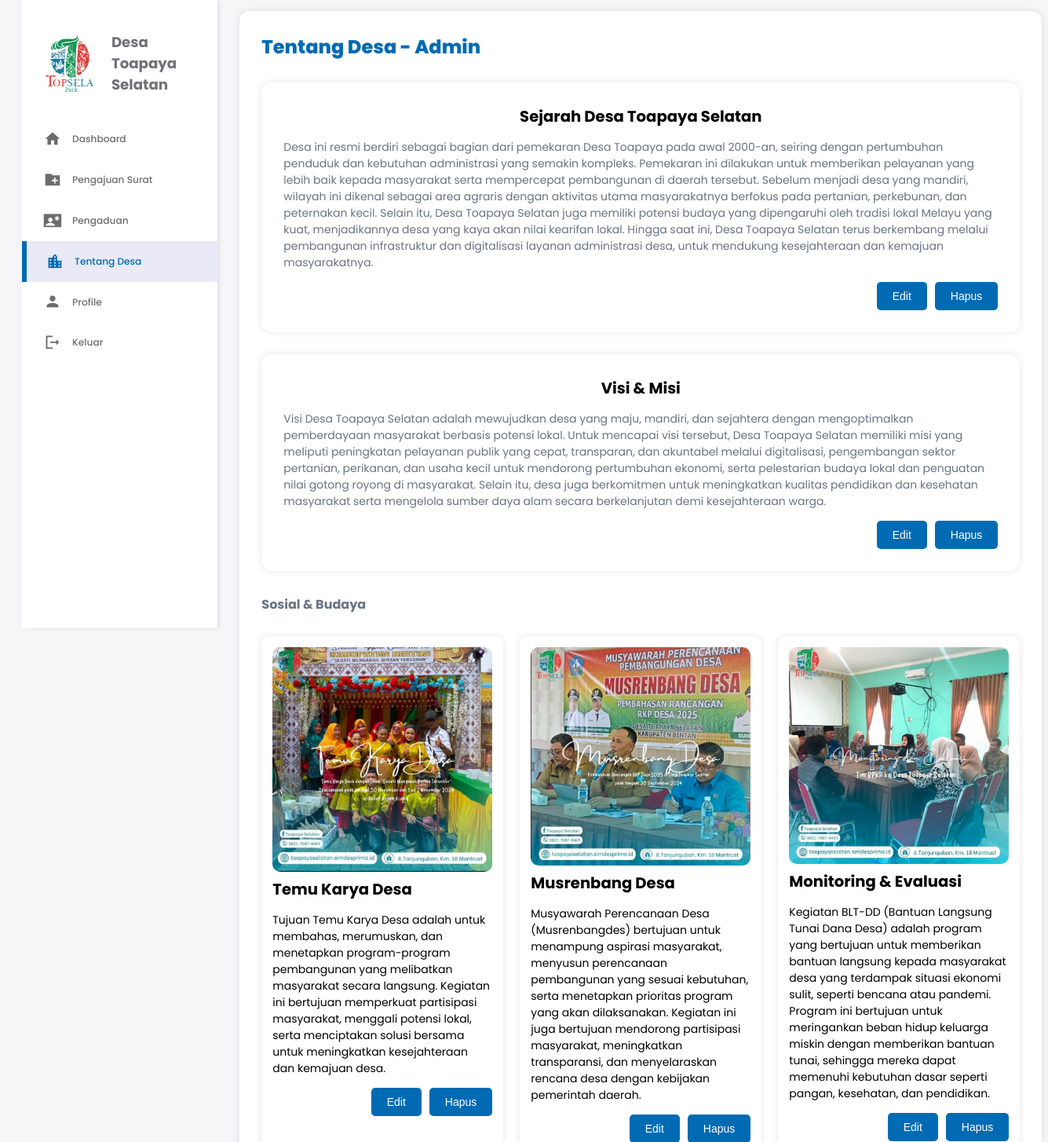
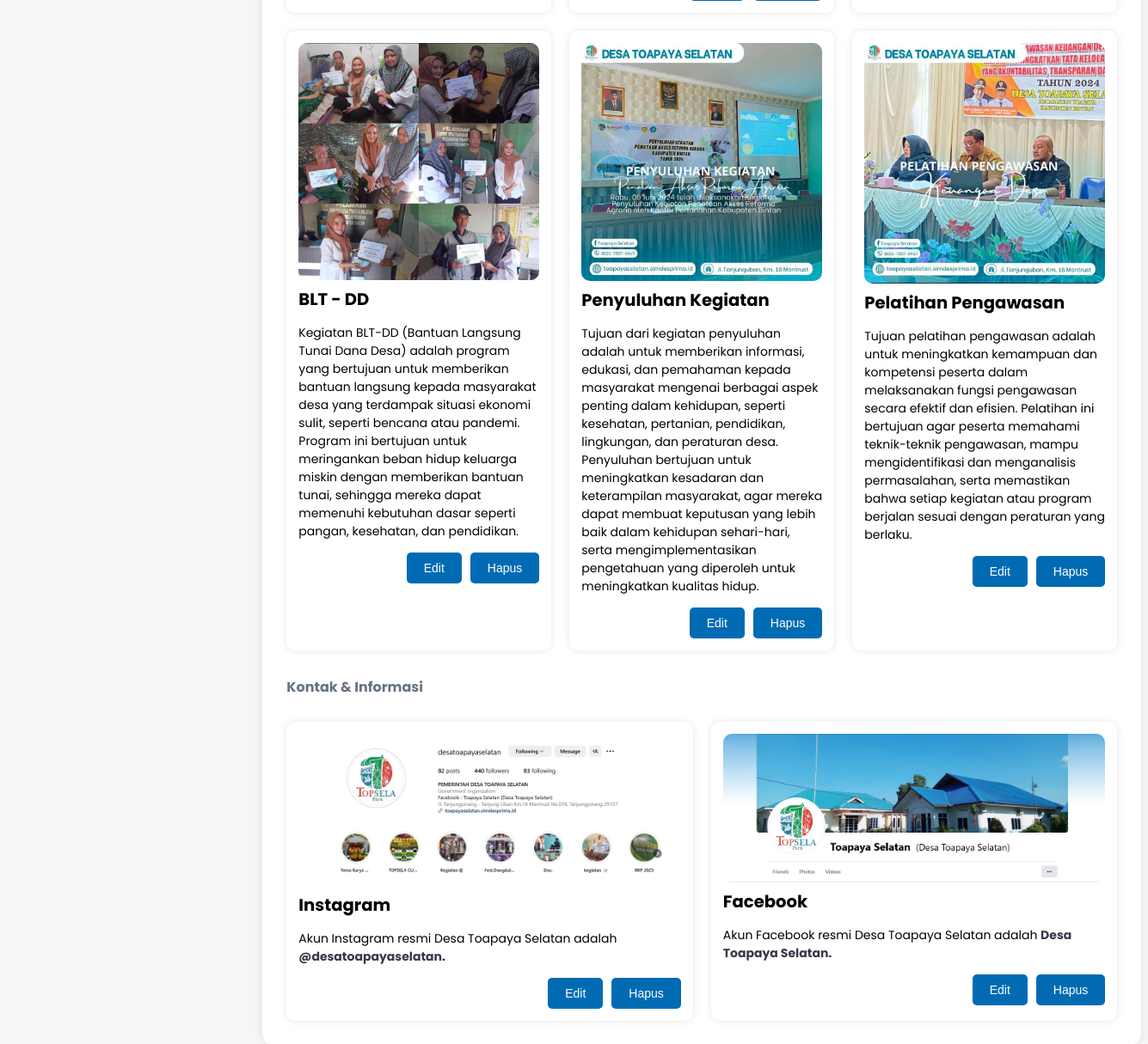
/desa_toapaya_selatan/tentang-desa.php, run on the app's committed database (2 pictures, top to bottom).
### tables this page shows
CREATE TABLE `informasi_desa` (
  `id` int(11) NOT NULL,
  `judul` varchar(255) NOT NULL,
  `konten` text NOT NULL
);

CREATE TABLE `sosial_budaya` (
  `id` int(11) NOT NULL,
  `judul` varchar(255) NOT NULL,
  `deskripsi` text NOT NULL,
  `gambar` varchar(255) DEFAULT NULL
);

CREATE TABLE `kontak_informasi` (
  `id` int(11) NOT NULL,
  `jenis` varchar(255) NOT NULL,
  `konten` text NOT NULL,
  `gambar` varchar(255) DEFAULT NULL
);

### desa_toapaya_selatan/tentang-desa.php (the view, shortened to what this page needs)
<?php
include 'config.php';
$sql = "SELECT * FROM informasi_desa";
$result = $conn->query($sql);
$informasi = [];
if ($result && $result->num_rows > 0) {
    while ($row = $result->fetch_assoc()) {
        $informasi[] = $row;
    }
}
$sql_sosial_budaya = "SELECT * FROM sosial_budaya";
$result_sosial_budaya = $conn->query($sql_sosial_budaya);
$sosial_budaya = [];
if ($result_sosial_budaya && $result_sosial_budaya->num_rows > 0) {
    while ($row = $result_sosial_budaya->fetch_assoc()) {
        $sosial_budaya[] = $row;
    }
}
$sql_kontak = "SELECT * FROM kontak_informasi";
$result_kontak = $conn->query($sql_kontak);
$kontak_informasi = [];
if ($result_kontak && $result_kontak->num_rows > 0) {
    while ($row = $result_kontak->fetch_assoc()) {
        $kontak_informasi[] = $row;
    }
}
?>
<!DOCTYPE html>
<html lang="en">
<head>
  <link rel="stylesheet" href="tentang-desa.css">
</head>
<body>
  <div class="container">
    <aside>
      <div class="top">
        <div class="logo">
          <img src="logo.jpg" alt="Logo">
          <h2 class="text-muted">Desa Toa<span class="danger">paya Selatan</span></h2>
        </div>
      </div>
      <div class="sidebar">
        <a href="dashboard.php">
          <span class="material-icons-sharp">home</span>
          <h3>Dashboard</h3>
        </a>
        <a href="Pengajuan-surat.php">
          <span class="material-icons-sharp">create_new_folder</span>
          <h3>Pengajuan Surat</h3>
        </a>
        <a href="pengaduan.php">
          <span class="material-icons-sharp">contact_emergency</span>
          <h3>Pengaduan</h3>
        </a>
        <a href="tentang-desa.php" class="active">
          <span class="material-icons-sharp">location_city</span>
          <h3>Tentang Desa</h3>
        </a>
        <a href="profile.php">
          <span class="material-icons-sharp">person</span>
          <h3>Profile</h3>
        </a>
        <a href="index.html" id="logout">
          <span class="material-icons-sharp">logout</span>
          <h3>Keluar</h3>
        </a>
      </div>
    </aside>
    <main class="content">
      <h1>Tentang Desa - Admin</h1>
      <?php foreach ($informasi as $info): ?>
        <div class="container-placeholder">
          <div class="content-placeholder">
            <h2><?php echo $info['judul']; ?></h2>
            <p><?php echo nl2br($info['konten']); ?></p>
            <div class="button-container">
              <button class="edit">
                <a href="edit_desa.php?id=<?php echo $info['id']; ?>">Edit</a>
              </button>
              <button class="delete">
                <a href="delete_desa.php?id=<?php echo $info['id']; ?>" onclick="return confirm('Yakin ingin menghapus data ini?');">Hapus</a>
              </button>
            </div>
          </div>
        </div>
      <?php endforeach; ?>
      <h3>Sosial & Budaya</h3>
      <div class="container-placeholder" id="sosial-budaya">
        <?php foreach ($sosial_budaya as $item): ?>
          <div class="content-placeholder">
            <img src="<?php echo $item['gambar']; ?>" alt="Gambar">
            <h2><?php echo $item['judul']; ?></h2>
            <p><?php echo nl2br($item['deskripsi']); ?></p>
            <div class="button-container">
              <button class="edit">
                <a href="edit_sosial.php?id=<?php echo $item['id']; ?>">Edit</a>
              </button>
              <button class="delete">
                <a href="delete_sosial.php?id=<?php echo $item['id']; ?>" onclick="return confirm('Yakin ingin menghapus data ini?');">Hapus</a>
              </button>
            </div>
          </div>
        <?php endforeach; ?>
      </div>
      <h3>Kontak & Informasi</h3>
      <div class="container-placeholder" id="kontak">
        <?php foreach ($kontak_informasi as $kontak): ?>
          <div class="content-placeholder">
            <?php if (!empty($kontak['gambar'])): ?>
              <img src="<?php echo $kontak['gambar']; ?>" alt="Gambar <?php echo $kontak['jenis']; ?>">
            <?php endif; ?>
            <h2><?php echo $kontak['jenis']; ?></h2>
            <p><?php echo nl2br($kontak['konten']); ?></p>
            <div class="button-container">
              <button class="edit">
                <a href="edit_kontak.php?id=<?php echo $kontak['id']; ?>">Edit</a>
              </button>
              <button class="delete">
                <a href="delete_kontak.php?id=<?php echo $kontak['id']; ?>" onclick="return confirm('Yakin ingin menghapus data ini?');">Hapus</a>
              </button>
            </div>
          </div>
        <?php endforeach; ?>
      </div>
    </main>
  </div>
</body>
</html>

### desa_toapaya_selatan/tentang-desa.php (style rules this page uses)
button { border: none; background-color: white; padding: 0px 0px; font-size: 14px; cursor: pointer; transition: all 0.3s ease; text-align: center; margin-left: 10px; }
button a { color: white; text-decoration: none; }
.button-container { display: flex; justify-content: flex-end; }

### data on the page
informasi_desa: judul "Sejarah Desa Toapaya Selatan", konten "Desa ini resmi berdiri sebagai bagian dari pemekaran Desa Toapaya pada awal 2000-an, seiring dengan pertumbuhan penduduk dan kebutuhan administrasi yang semakin kompleks. Pemekaran ini dilakukan untuk memberikan pelayanan yang lebih baik kepada masyarakat serta mempercepat pembangunan di daerah tersebut. Sebelum menjadi desa yang mandiri, wilayah ini dikenal sebagai area agraris dengan aktivitas utama masyarakatnya berfokus pada pertanian, perkebunan, dan peternakan kecil. Selain itu, Desa Toapaya Selatan juga memiliki potensi budaya yang dipengaruhi oleh tradisi lokal Melayu yang kuat, menjadikannya desa yang kaya akan nilai kearifan lokal. Hingga saat ini, Desa Toapaya Selatan terus…"
informasi_desa: judul "Visi & Misi", konten "Visi Desa Toapaya Selatan adalah mewujudkan desa yang maju, mandiri, dan sejahtera dengan mengoptimalkan pemberdayaan masyarakat berbasis potensi lokal. Untuk mencapai visi tersebut, Desa Toapaya Selatan memiliki misi yang meliputi peningkatan pelayanan publik yang cepat, transparan, dan akuntabel melalui digitalisasi, pengembangan sektor pertanian, perikanan, dan usaha kecil untuk mendorong pertumbuhan ekonomi, serta pelestarian budaya lokal dan penguatan nilai gotong royong di masyarakat. Selain itu, desa juga berkomitmen untuk meningkatkan kualitas pendidikan dan kesehatan masyarakat serta mengelola sumber daya alam secara berkelanjutan demi kesejahteraan warga."
sosial_budaya: gambar (picture), judul "Temu Karya Desa", deskripsi "Tujuan Temu Karya Desa adalah untuk membahas, merumuskan, dan menetapkan program-program pembangunan yang melibatkan masyarakat secara langsung. Kegiatan ini bertujuan memperkuat partisipasi masyarakat, menggali potensi lokal, serta menciptakan solusi bersama untuk meningkatkan kesejahteraan dan kemajuan desa."
sosial_budaya: gambar (picture), judul "Musrenbang Desa", deskripsi "Musyawarah Perencanaan Desa (Musrenbangdes) bertujuan untuk menampung aspirasi masyarakat, menyusun perencanaan pembangunan yang sesuai kebutuhan, serta menetapkan prioritas program yang akan dilaksanakan. Kegiatan ini juga bertujuan mendorong partisipasi masyarakat, meningkatkan transparansi, dan menyelaraskan rencana desa dengan kebijakan pemerintah daerah."
sosial_budaya: gambar (picture), judul "Monitoring & Evaluasi", deskripsi "Kegiatan BLT-DD (Bantuan Langsung Tunai Dana Desa) adalah program yang bertujuan untuk memberikan bantuan langsung kepada masyarakat desa yang terdampak situasi ekonomi sulit, seperti bencana atau pandemi. Program ini bertujuan untuk meringankan beban hidup keluarga miskin dengan memberikan bantuan tunai, sehingga mereka dapat memenuhi kebutuhan dasar seperti pangan, kesehatan, dan pendidikan."
sosial_budaya: gambar (picture), judul "BLT - DD", deskripsi "Kegiatan BLT-DD (Bantuan Langsung Tunai Dana Desa) adalah program yang bertujuan untuk memberikan bantuan langsung kepada masyarakat desa yang terdampak situasi ekonomi sulit, seperti bencana atau pandemi. Program ini bertujuan untuk meringankan beban hidup keluarga miskin dengan memberikan bantuan tunai, sehingga mereka dapat memenuhi kebutuhan dasar seperti pangan, kesehatan, dan pendidikan."
sosial_budaya: gambar (picture), judul "Penyuluhan Kegiatan", deskripsi "Tujuan dari kegiatan penyuluhan adalah untuk memberikan informasi, edukasi, dan pemahaman kepada masyarakat mengenai berbagai aspek penting dalam kehidupan, seperti kesehatan, pertanian, pendidikan, lingkungan, dan peraturan desa. Penyuluhan bertujuan untuk meningkatkan kesadaran dan keterampilan masyarakat, agar mereka dapat membuat keputusan yang lebih baik dalam kehidupan sehari-hari, serta mengimplementasikan pengetahuan yang diperoleh untuk meningkatkan kualitas hidup."
sosial_budaya: gambar (picture), judul "Pelatihan Pengawasan", deskripsi "Tujuan pelatihan pengawasan adalah untuk meningkatkan kemampuan dan kompetensi peserta dalam melaksanakan fungsi pengawasan secara efektif dan efisien. Pelatihan ini bertujuan agar peserta memahami teknik-teknik pengawasan, mampu mengidentifikasi dan menganalisis permasalahan, serta memastikan bahwa setiap kegiatan atau program berjalan sesuai dengan peraturan yang berlaku."
kontak_informasi: gambar (picture), jenis "Instagram", konten "Akun Instagram resmi Desa Toapaya Selatan adalah @desatoapayaselatan."
kontak_informasi: gambar (picture), jenis "Facebook", konten "Akun Facebook resmi Desa Toapaya Selatan adalah Desa Toapaya Selatan."
